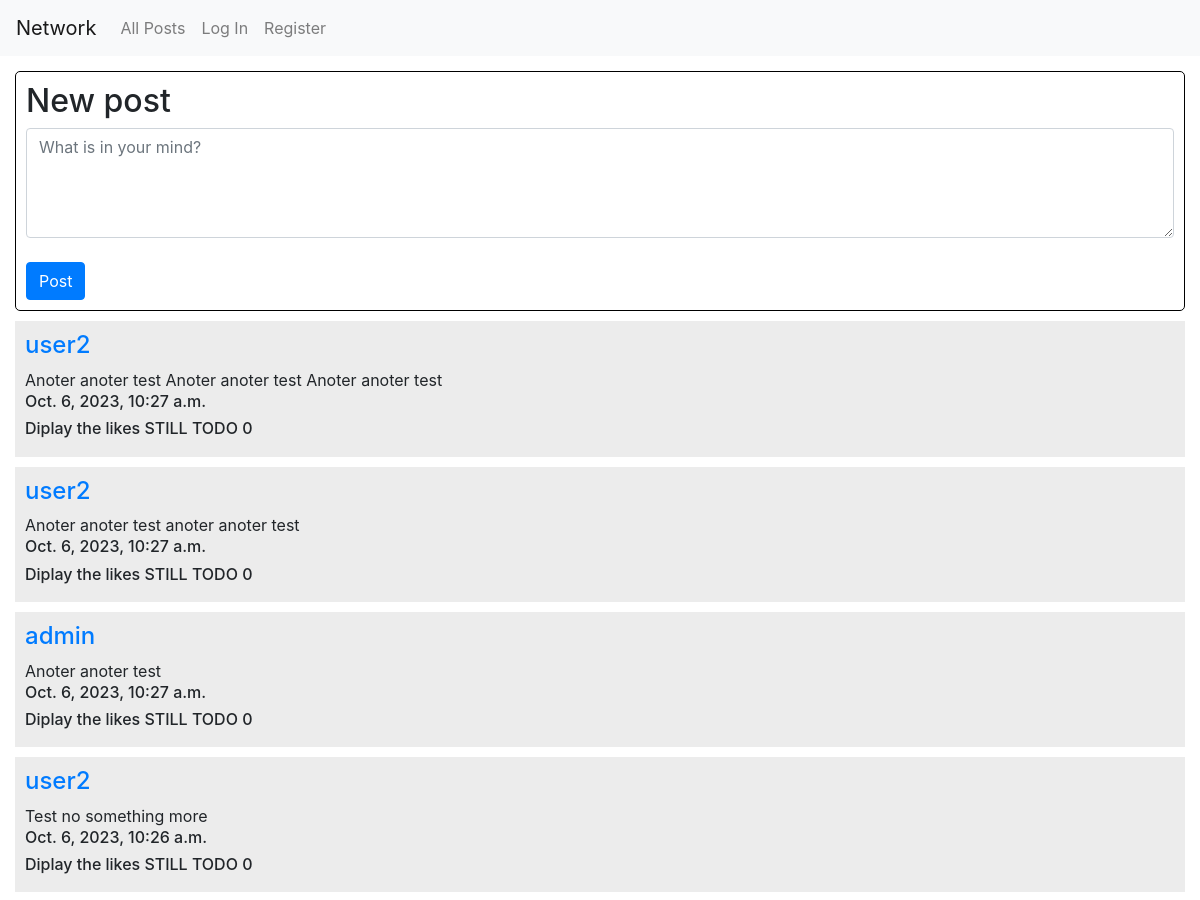
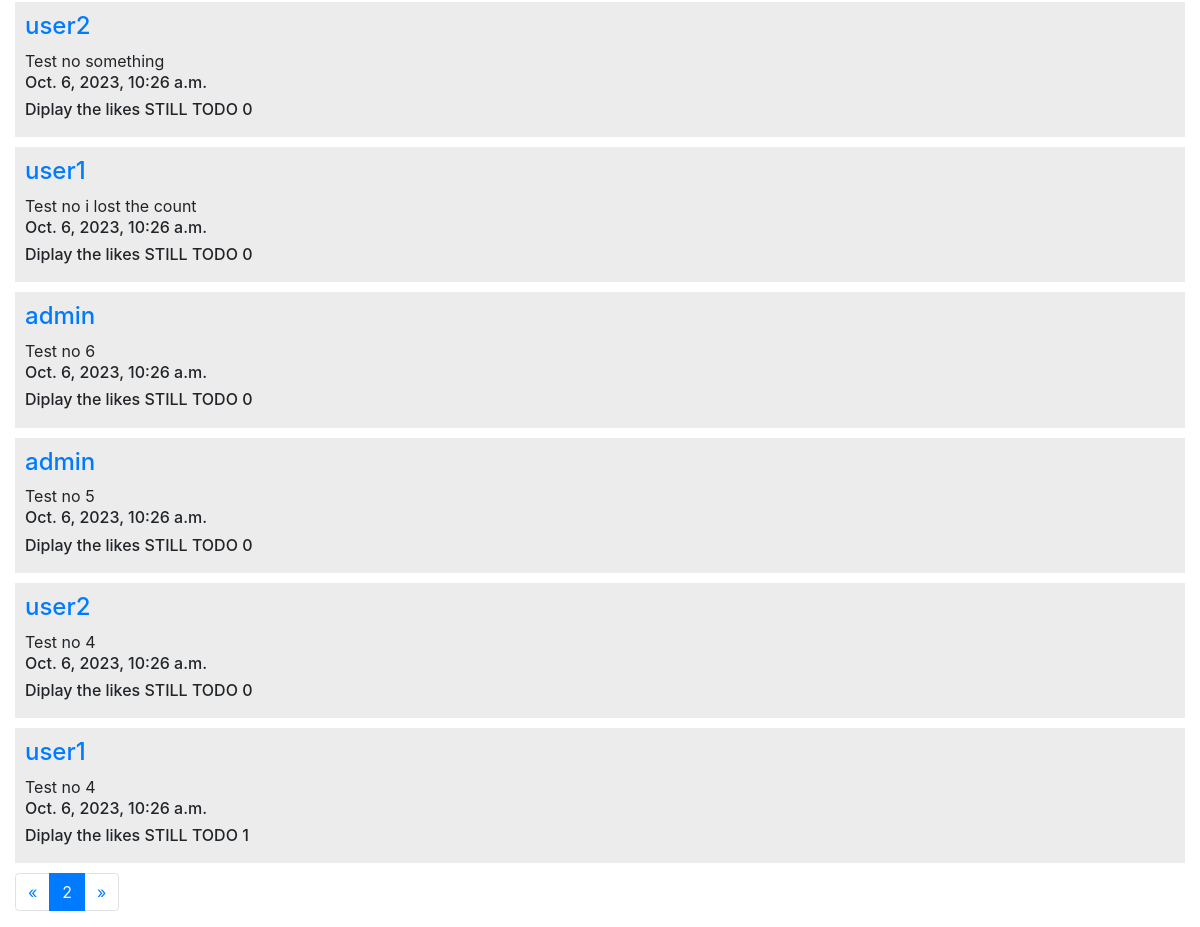
Screenshot of /?page=2 with the database file from the repository (2 pictures, top to bottom).
### network/models.py (models this page shows, shortened)
class Post(models.Model):
    author = models.ForeignKey(User, on_delete=models.CASCADE, related_name="posts")
    content = models.TextField(blank=False)
    date = models.DateTimeField(auto_now_add=True)
    likes = models.ManyToManyField(User, blank=True, related_name='likes')

class User(AbstractUser):
    pass

### network/views.py (the view)
# urls.py: path("", views.index, name="index"),
def index(request):
    if request.method == "POST":
        current_user = request.user
        post_form = PostForm(request.POST)
        if post_form.is_valid():
            content = post_form.cleaned_data['post_content']
        p = Post(
            author = current_user,
            content = content
            )
        p.save()
        return HttpResponseRedirect(reverse("index"))
    else:
        post_form = PostForm()
        all_posts = Post.objects.annotate(like_count=models.Count('likes')).order_by('-pk')
        paginator = Paginator(all_posts, 10)
        page_number = request.GET.get('page')
        page_obj = paginator.get_page(page_number)
    return render(request, "network/index.html", {
        "post_form": post_form,
        "page_obj": page_obj
        })

### network/forms.py
class PostForm(forms.Form):
    post_content = forms.CharField(widget=forms.Textarea(attrs={
                                        "rows":"4", "cols":"90",
                                        'placeholder':'What is in your mind?',
                                        'class':'form-control'}), label="")

### network/templates/network/index.html (shortened to what this page needs)
{% extends "network/layout.html" %}
{% block body %}
<div class="home_page">
    <div class="new_post">
        <h2>New post</h2>
        <form action="/" method="post">
            {{ post_form }}
            <br>
            <input class="btn btn-primary" type="submit" value="Post">
        </form>
    </div>
        {% for post in page_obj %}
        <div class="each_post">
            <h4><a href = "{% url 'user_profile' post.author.id %}">{{ post.author }}</a></h4>
            {{ post.content }}
            <h6>{{ post.date }}</h6>
            <h6>Diplay the likes STILL TODO {{ post.likes.count }}</h6>
        </div>
        {% endfor %}
    <nav aria-label="Page navigation example">
        <ul class="pagination">
        {% if page_obj.has_previous %}
            <li class="page-item"><a class="page-link" href="?page={{ page_obj.previous_page_number }}">&laquo;</a></li>
        {% endif %}
        <li class="page-item active" aria-current="page"><a class="page-link" href="?page={{ page_obj.number }}">{{ page_obj.number }}</a></li>
        {% if page_obj.has_next %}
        <li class="page-item"><a class="page-link" href="?page={{ page_obj.next_page_number }}">&raquo;</a></li>
        {% endif %}
        </ul>
</div>
{% endblock %}

### network/static/network/styles.css (style rules this page uses)
.home_page { margin: 15px; }
.new_post, .all_posts { padding: 10px; border: 1px solid black; border-radius: 5px; margin-bottom: 10px; }
.each_post { margin: 10px 0 10px 0; background-color: rgb(236, 236, 236); padding: 10px; }

### rows the page displays
Post: author "user2", content "Anoter anoter test Anoter anoter test Anoter anoter test", date "Oct. 6, 2023, 10:27 a.m.", likes.count "0"
Post: author "user2", content "Anoter anoter test anoter anoter test", date "Oct. 6, 2023, 10:27 a.m.", likes.count "0"
Post: author "admin", content "Anoter anoter test", date "Oct. 6, 2023, 10:27 a.m.", likes.count "0"
Post: author "user2", content "Test no something more", date "Oct. 6, 2023, 10:26 a.m.", likes.count "0"
Post: author "user2", content "Test no something", date "Oct. 6, 2023, 10:26 a.m.", likes.count "0"
Post: author "user1", content "Test no i lost the count", date "Oct. 6, 2023, 10:26 a.m.", likes.count "0"
Post: author "admin", content "Test no 6", date "Oct. 6, 2023, 10:26 a.m.", likes.count "0"
Post: author "admin", content "Test no 5", date "Oct. 6, 2023, 10:26 a.m.", likes.count "0"
Post: author "user2", content "Test no 4", date "Oct. 6, 2023, 10:26 a.m.", likes.count "0"
Post: author "user1", content "Test no 4", date "Oct. 6, 2023, 10:26 a.m.", likes.count "1"

### other values shown
{{ page_obj.number }} "2"
